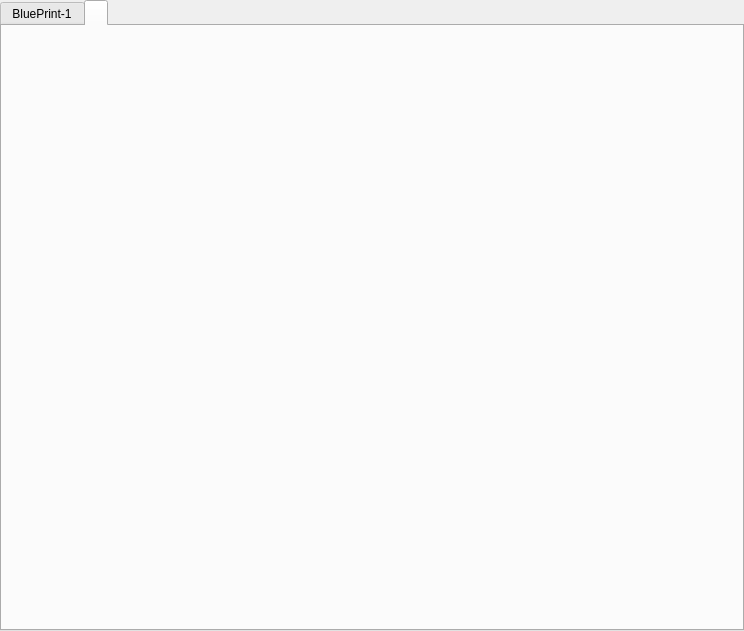
<?xml version="1.0" encoding="UTF-8"?>
<ui version="4.0">
 <class>Form_INDEPENDENT</class>
 <widget class="QWidget" name="Form_INDEPENDENT">
  <property name="geometry">
   <rect>
    <x>0</x>
    <y>0</y>
    <width>744</width>
    <height>631</height>
   </rect>
  </property>
  <property name="windowTitle">
   <string>Modelling Page</string>
  </property>
  <layout class="QGridLayout" name="gridLayout">
   <property name="margin">
    <number>0</number>
   </property>
   <property name="spacing">
    <number>0</number>
   </property>
   <item row="0" column="0">
    <widget class="QTabWidget" name="tabWidget">
     <property name="minimumSize">
      <size>
       <width>20</width>
       <height>0</height>
      </size>
     </property>
     <property name="currentIndex">
      <number>1</number>
     </property>
     <widget class="QWidget" name="tab">
      <attribute name="title">
       <string>BluePrint-1</string>
      </attribute>
     </widget>
     <widget class="QWidget" name="tab_2">
      <attribute name="icon">
       <iconset resource="../../Resources/cairnsmith.qrc">
        <normaloff>:/CairnSmith/Resources/addTab.png</normaloff>:/CairnSmith/Resources/addTab.png</iconset>
      </attribute>
      <attribute name="title">
       <string/>
      </attribute>
     </widget>
    </widget>
   </item>
  </layout>
 </widget>
 <resources>
  <include location="../../Resources/cairnsmith.qrc"/>
 </resources>
 <connections/>
</ui>
